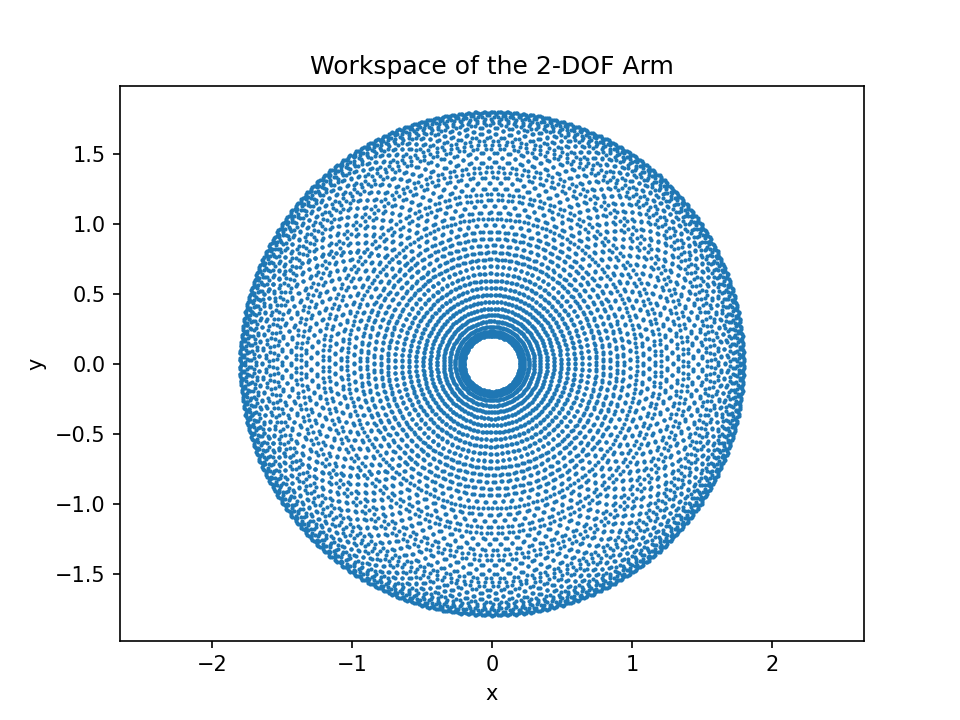

Python code for this plot:
import numpy as np
import matplotlib.pyplot as plt
from arm import Arm        
ARM = Arm([1.0, 0.8])

xs = []
ys = []
for t1 in np.linspace(-np.pi, np.pi, 100):
    for t2 in np.linspace(-np.pi, np.pi, 100):
        pose = ARM.end_effector([t1, t2])
        xs.append(pose.x)
        ys.append(pose.y)

plt.scatter(xs, ys, s=1)
plt.xlabel("x")
plt.ylabel("y")
plt.title("Workspace of the 2-DOF Arm")
plt.axis("equal")
plt.savefig("workspace.png", dpi=150)

plt.show()
